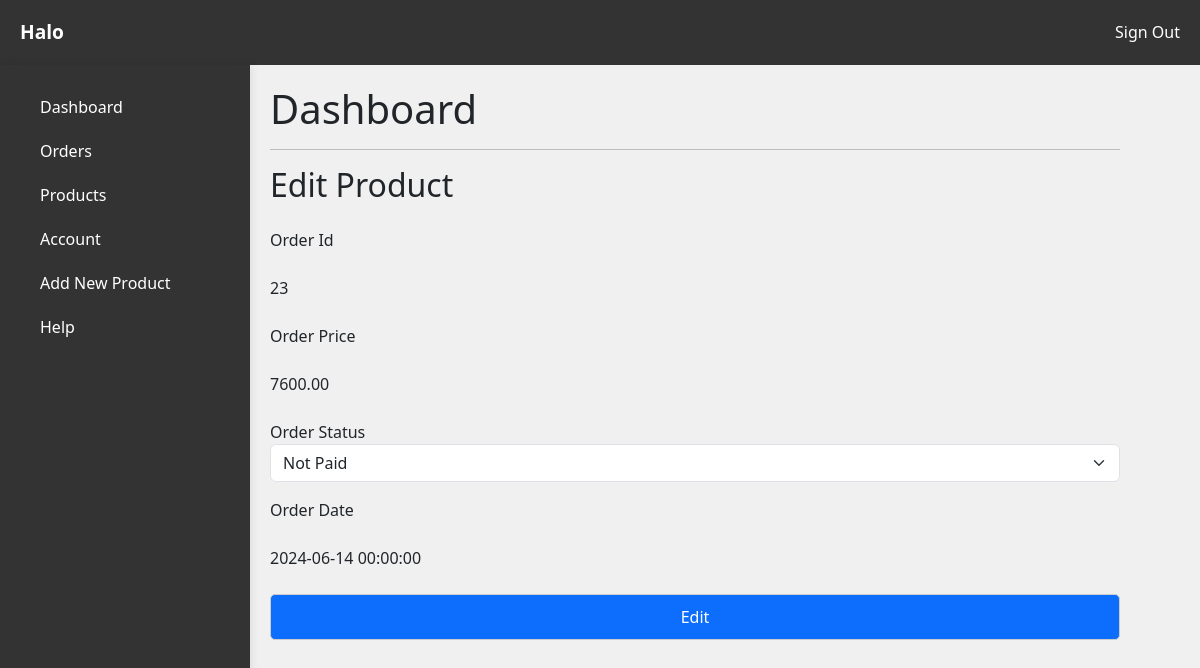
The page /admin/edit_order.php?order_id=23 (signed in) on the database as committed earlier.
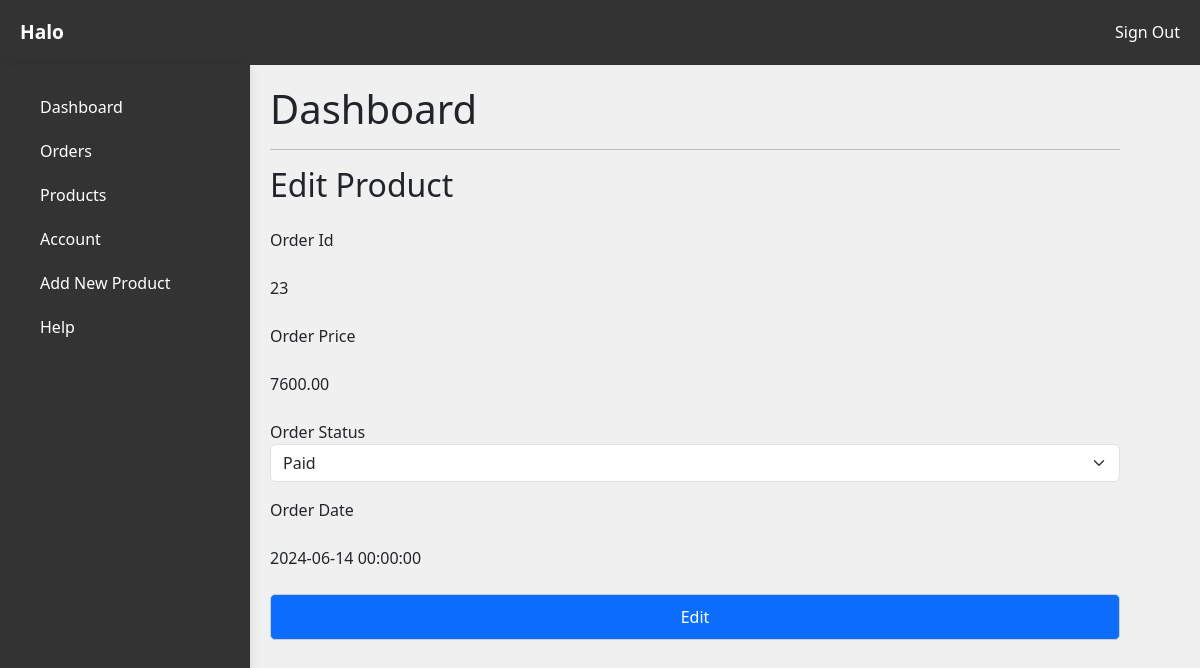
The same page on the database as committed later.
### tables this page shows
CREATE TABLE `orders` (
  `order_id` int(11) NOT NULL,
  `order_cost` decimal(10,2) NOT NULL,
  `order_status` varchar(100) NOT NULL DEFAULT 'on_hold',
  `user_id` int(11) NOT NULL,
  `user_phone` int(11) NOT NULL,
  `user_city` varchar(255) NOT NULL,
  `user_address` varchar(255) NOT NULL,
  `order_date` datetime NOT NULL
);

### admin/edit_order.php (the view, shortened to what this page needs)
<?php
include('header.php');
?>
<?php
if(isset($_GET['order_id'])){
    $order_id = $_GET['order_id'];
    $stmt = $conn->prepare("SELECT * FROM orders WHERE order_id=?");
    $stmt->bind_param('i',$order_id);
    $stmt->execute();
    $order = $stmt->get_result();
}else if(isset($_POST['edit_order'])){
    $order_status = $_POST['order_status'];
    $order_id = $_POST['order_id'];
    $stmt = $conn->prepare("UPDATE orders SET order_status=? WHERE order_id=?");
    $stmt->bind_param('si',$order_status,$order_id);
   if($stmt->execute()){
    header('location: index.php?order_updated = Order has been updated successfully');
   }else{
    header('location: index.php?order_failed = Error occured, try again');
   }
}else{
    header('location: index.php');
    exit;
}
?>
<div class="container">
        <div class="sidebar">
            <?php include 'sidemenu.php'; ?>
        </div>
        <div class="content">
            <h1>Dashboard</h1>
            <hr>
            <h2>Edit Product</h2>
           <div class = "table-responsive">
                <div class = "mx-auto">
                    <form id="edit-order-form" method="POST" action="edit_order.php">
                    <?php
                        foreach($order as $r){
                    ?>
                        <div class="form-group my-3">
                            <label">Order Id</label>
                            <p class="my-4"><?php echo $r['order_id'];?></p>
                        </div>
                        <div class="form-group mt-3">
                            <label">Order Price</label>
                            <p class="my-4"><?php echo $r['order_cost'];?></p>
                        </div>
                        <div class="form-group my-3">
                            <label">Order Status</label>
                            <select name="order_status" class="form-select" required>
                                <option value="Not Paid" <?php if($r['order_status']=='Not Paid'){echo "selected";} ?>   >Not Paid</option>
                                <option value="paid"<?php if($r['order_status']=='paid'){echo "selected";} ?>>Paid</option>
                            </select>
                        </div>
                        <div class="form-group my-3">
                            <label">Order Date</label>
                            <p class="my-4"><?php echo $r['order_date'];?></p>
                        </div>
                        <div class="form-group my-3">
                            <input type="submit" name="edit_order" class="btn btn-primary" value="Edit">
                        </div>
                        <?php } ?>
                    </form>
                </div>
           </div>
        </div>
    </div>
</body>
</html>

Rows that differ between the two databases and show on the page:
changed orders id 23: order_status "Not Paid" → "Paid"
